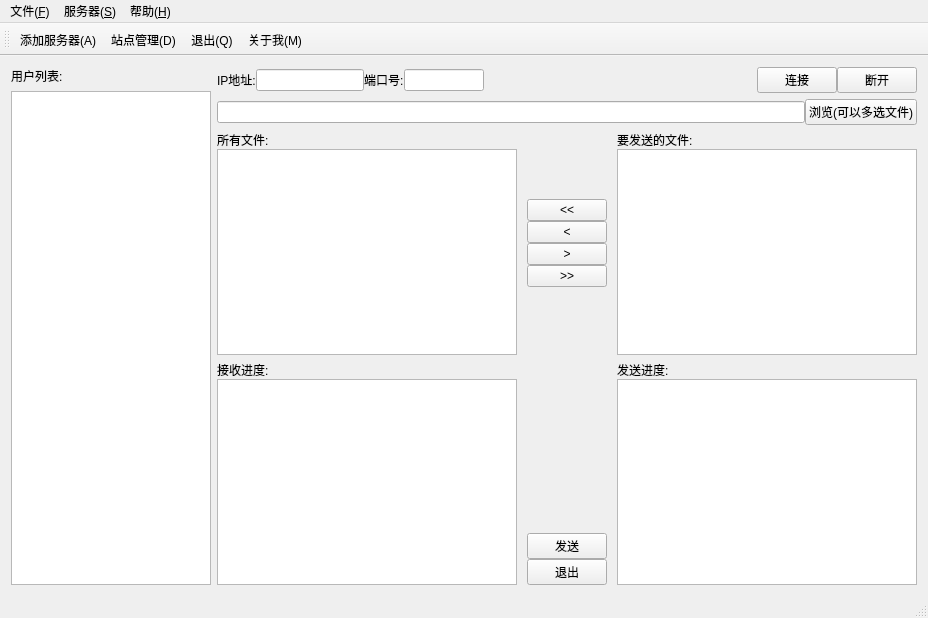
<?xml version="1.0" encoding="UTF-8"?>
<ui version="4.0">
 <class>MainWindow</class>
 <widget class="QMainWindow" name="MainWindow">
  <property name="geometry">
   <rect>
    <x>0</x>
    <y>0</y>
    <width>928</width>
    <height>618</height>
   </rect>
  </property>
  <property name="windowTitle">
   <string>MainWindow</string>
  </property>
  <widget class="QWidget" name="centralWidget">
   <layout class="QGridLayout" name="gridLayout">
    <item row="0" column="0">
     <layout class="QHBoxLayout" name="horizontalLayout_5">
      <item>
       <layout class="QVBoxLayout" name="verticalLayout_7">
        <item>
         <widget class="QLabel" name="label_7">
          <property name="text">
           <string>用户列表:</string>
          </property>
         </widget>
        </item>
        <item>
         <widget class="QListWidget" name="listWidget_userList">
          <property name="sizePolicy">
           <sizepolicy hsizetype="Maximum" vsizetype="Expanding">
            <horstretch>0</horstretch>
            <verstretch>0</verstretch>
           </sizepolicy>
          </property>
          <property name="maximumSize">
           <size>
            <width>200</width>
            <height>16777215</height>
           </size>
          </property>
         </widget>
        </item>
       </layout>
      </item>
      <item>
       <layout class="QVBoxLayout" name="verticalLayout_8">
        <item>
         <layout class="QHBoxLayout" name="horizontalLayout">
          <property name="spacing">
           <number>0</number>
          </property>
          <item>
           <widget class="QLabel" name="label">
            <property name="text">
             <string>IP地址:</string>
            </property>
           </widget>
          </item>
          <item>
           <widget class="QLineEdit" name="lineEdit_ipAddr">
            <property name="sizePolicy">
             <sizepolicy hsizetype="Maximum" vsizetype="Fixed">
              <horstretch>0</horstretch>
              <verstretch>0</verstretch>
             </sizepolicy>
            </property>
            <property name="maximumSize">
             <size>
              <width>400</width>
              <height>16777215</height>
             </size>
            </property>
           </widget>
          </item>
          <item>
           <widget class="QLabel" name="label_2">
            <property name="text">
             <string>端口号:</string>
            </property>
           </widget>
          </item>
          <item>
           <widget class="QLineEdit" name="lineEdit_port">
            <property name="sizePolicy">
             <sizepolicy hsizetype="Maximum" vsizetype="Fixed">
              <horstretch>0</horstretch>
              <verstretch>0</verstretch>
             </sizepolicy>
            </property>
            <property name="minimumSize">
             <size>
              <width>0</width>
              <height>0</height>
             </size>
            </property>
            <property name="maximumSize">
             <size>
              <width>80</width>
              <height>16777215</height>
             </size>
            </property>
           </widget>
          </item>
          <item>
           <spacer name="horizontalSpacer_3">
            <property name="orientation">
             <enum>Qt::Horizontal</enum>
            </property>
            <property name="sizeHint" stdset="0">
             <size>
              <width>40</width>
              <height>20</height>
             </size>
            </property>
           </spacer>
          </item>
          <item>
           <widget class="QPushButton" name="pushButton_connect">
            <property name="text">
             <string>连接</string>
            </property>
           </widget>
          </item>
          <item>
           <widget class="QPushButton" name="pushButton_disconnect">
            <property name="text">
             <string>断开</string>
            </property>
           </widget>
          </item>
         </layout>
        </item>
        <item>
         <layout class="QHBoxLayout" name="horizontalLayout_4">
          <property name="spacing">
           <number>0</number>
          </property>
          <item>
           <widget class="QLineEdit" name="lineEdit_3"/>
          </item>
          <item>
           <widget class="QPushButton" name="pushButton_browse">
            <property name="text">
             <string>浏览(可以多选文件)</string>
            </property>
           </widget>
          </item>
         </layout>
        </item>
        <item>
         <layout class="QHBoxLayout" name="horizontalLayout_2">
          <property name="spacing">
           <number>10</number>
          </property>
          <item>
           <layout class="QVBoxLayout" name="verticalLayout_2">
            <property name="spacing">
             <number>0</number>
            </property>
            <item>
             <widget class="QLabel" name="label_3">
              <property name="text">
               <string>所有文件:</string>
              </property>
             </widget>
            </item>
            <item>
             <widget class="QListWidget" name="listWidget_allFIle"/>
            </item>
           </layout>
          </item>
          <item>
           <layout class="QVBoxLayout" name="verticalLayout">
            <property name="spacing">
             <number>0</number>
            </property>
            <item>
             <spacer name="verticalSpacer_2">
              <property name="orientation">
               <enum>Qt::Vertical</enum>
              </property>
              <property name="sizeHint" stdset="0">
               <size>
                <width>20</width>
                <height>40</height>
               </size>
              </property>
             </spacer>
            </item>
            <item>
             <widget class="QPushButton" name="pushButton_popAll">
              <property name="text">
               <string>&lt;&lt;</string>
              </property>
             </widget>
            </item>
            <item>
             <widget class="QPushButton" name="pushButton_popOne">
              <property name="text">
               <string>&lt;</string>
              </property>
             </widget>
            </item>
            <item>
             <widget class="QPushButton" name="pushButton_pushOne">
              <property name="text">
               <string>&gt;</string>
              </property>
             </widget>
            </item>
            <item>
             <widget class="QPushButton" name="pushButton_pushAll">
              <property name="text">
               <string>&gt;&gt;</string>
              </property>
             </widget>
            </item>
            <item>
             <spacer name="verticalSpacer_3">
              <property name="orientation">
               <enum>Qt::Vertical</enum>
              </property>
              <property name="sizeHint" stdset="0">
               <size>
                <width>20</width>
                <height>40</height>
               </size>
              </property>
             </spacer>
            </item>
           </layout>
          </item>
          <item>
           <layout class="QVBoxLayout" name="verticalLayout_3">
            <property name="spacing">
             <number>0</number>
            </property>
            <item>
             <widget class="QLabel" name="label_4">
              <property name="text">
               <string>要发送的文件:</string>
              </property>
             </widget>
            </item>
            <item>
             <widget class="QListWidget" name="listWidget_readyToSend"/>
            </item>
           </layout>
          </item>
         </layout>
        </item>
        <item>
         <layout class="QHBoxLayout" name="horizontalLayout_3">
          <property name="spacing">
           <number>10</number>
          </property>
          <item>
           <layout class="QVBoxLayout" name="verticalLayout_4">
            <property name="spacing">
             <number>0</number>
            </property>
            <item>
             <widget class="QLabel" name="label_5">
              <property name="text">
               <string>接收进度:</string>
              </property>
             </widget>
            </item>
            <item>
             <widget class="QListWidget" name="listWidget_recvStatus"/>
            </item>
           </layout>
          </item>
          <item>
           <layout class="QVBoxLayout" name="verticalLayout_6">
            <property name="spacing">
             <number>0</number>
            </property>
            <item>
             <spacer name="verticalSpacer">
              <property name="orientation">
               <enum>Qt::Vertical</enum>
              </property>
              <property name="sizeHint" stdset="0">
               <size>
                <width>20</width>
                <height>40</height>
               </size>
              </property>
             </spacer>
            </item>
            <item>
             <widget class="QPushButton" name="pushButton_send">
              <property name="text">
               <string>发送</string>
              </property>
             </widget>
            </item>
            <item>
             <widget class="QPushButton" name="pushButton_exit">
              <property name="text">
               <string>退出</string>
              </property>
             </widget>
            </item>
           </layout>
          </item>
          <item>
           <layout class="QVBoxLayout" name="verticalLayout_5">
            <property name="spacing">
             <number>0</number>
            </property>
            <item>
             <widget class="QLabel" name="label_6">
              <property name="text">
               <string>发送进度:</string>
              </property>
             </widget>
            </item>
            <item>
             <widget class="QListWidget" name="listWidget_sendStatus"/>
            </item>
           </layout>
          </item>
         </layout>
        </item>
       </layout>
      </item>
     </layout>
    </item>
   </layout>
  </widget>
  <widget class="QMenuBar" name="menuBar">
   <property name="geometry">
    <rect>
     <x>0</x>
     <y>0</y>
     <width>928</width>
     <height>25</height>
    </rect>
   </property>
   <widget class="QMenu" name="menu_F">
    <property name="title">
     <string>文件(&amp;F)</string>
    </property>
    <addaction name="action"/>
    <addaction name="action_Q"/>
   </widget>
   <widget class="QMenu" name="menu_S">
    <property name="title">
     <string>服务器(&amp;S)</string>
    </property>
    <addaction name="action_D"/>
   </widget>
   <widget class="QMenu" name="menu_H">
    <property name="title">
     <string>帮助(&amp;H)</string>
    </property>
    <addaction name="action_M"/>
    <addaction name="action_QT_Q"/>
   </widget>
   <addaction name="menu_F"/>
   <addaction name="menu_S"/>
   <addaction name="menu_H"/>
  </widget>
  <widget class="QToolBar" name="mainToolBar">
   <attribute name="toolBarArea">
    <enum>TopToolBarArea</enum>
   </attribute>
   <attribute name="toolBarBreak">
    <bool>false</bool>
   </attribute>
   <addaction name="action"/>
   <addaction name="action_D"/>
   <addaction name="action_Q"/>
   <addaction name="action_M"/>
  </widget>
  <widget class="QStatusBar" name="statusBar"/>
  <action name="action">
   <property name="text">
    <string>添加服务器(&amp;A)</string>
   </property>
  </action>
  <action name="action_Q">
   <property name="text">
    <string>退出(&amp;Q)</string>
   </property>
  </action>
  <action name="action_D">
   <property name="text">
    <string>站点管理(&amp;D)</string>
   </property>
  </action>
  <action name="action_M">
   <property name="text">
    <string>关于我(&amp;M)</string>
   </property>
  </action>
  <action name="action_QT_Q">
   <property name="text">
    <string>关于QT(&amp;Q)</string>
   </property>
  </action>
 </widget>
 <layoutdefault spacing="6" margin="11"/>
 <resources/>
 <connections/>
</ui>
